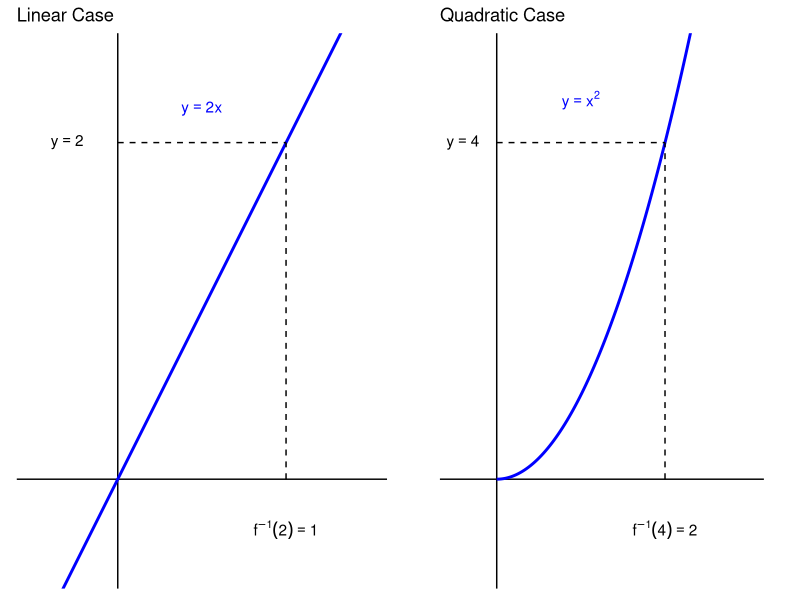
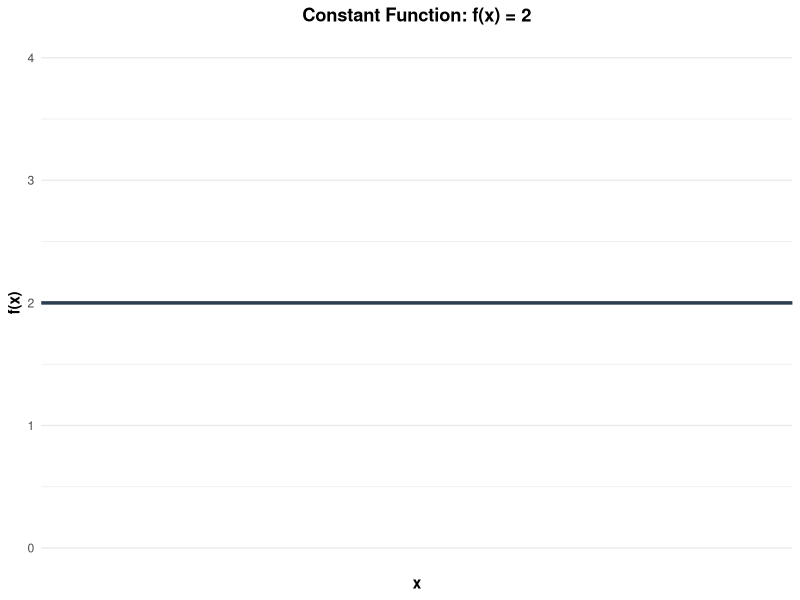
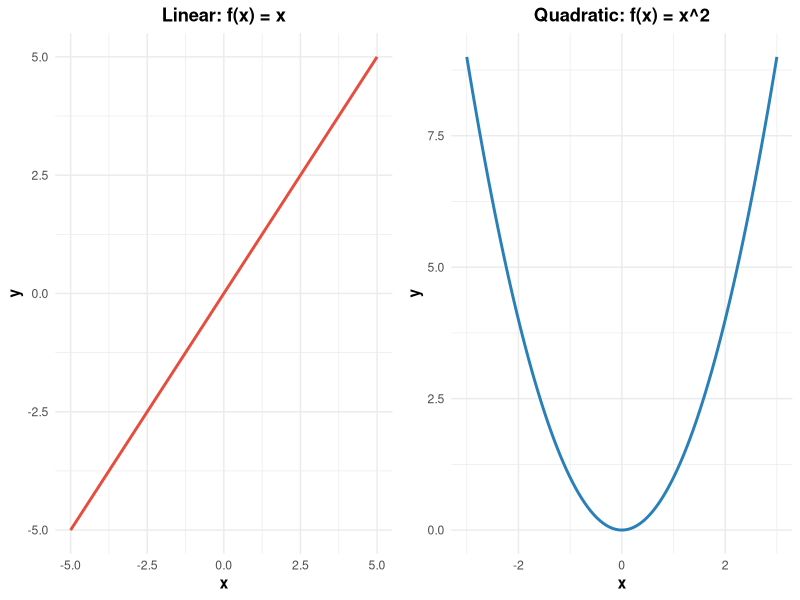
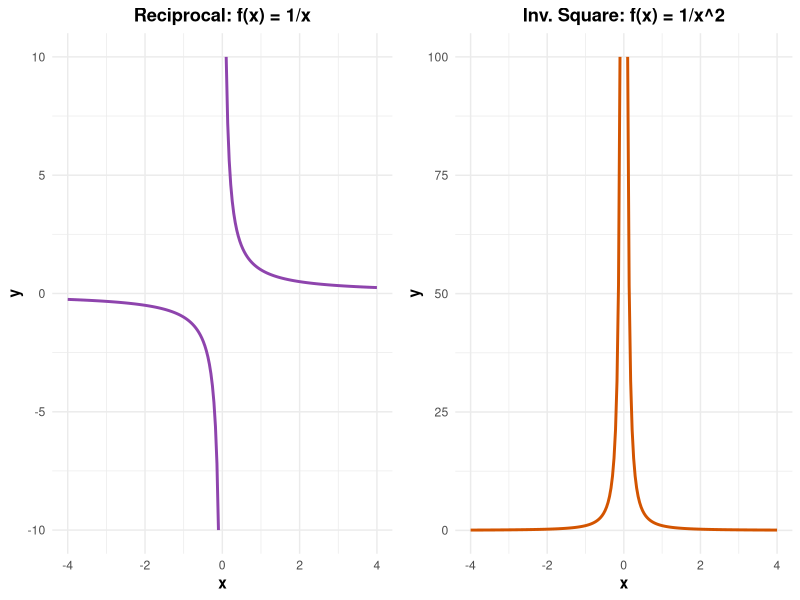
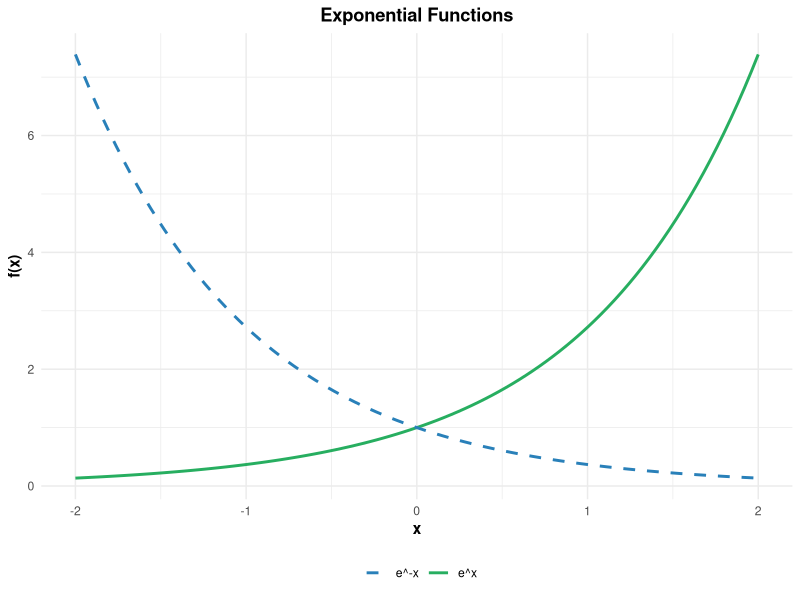
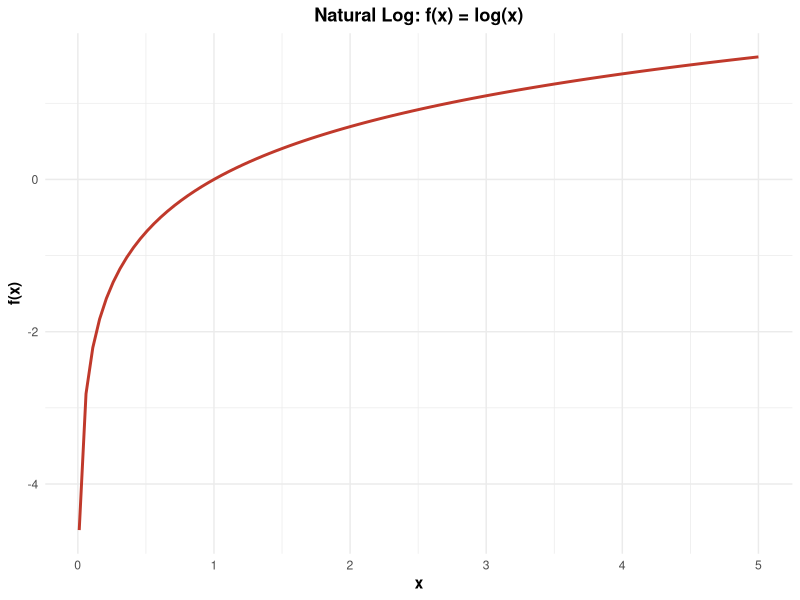
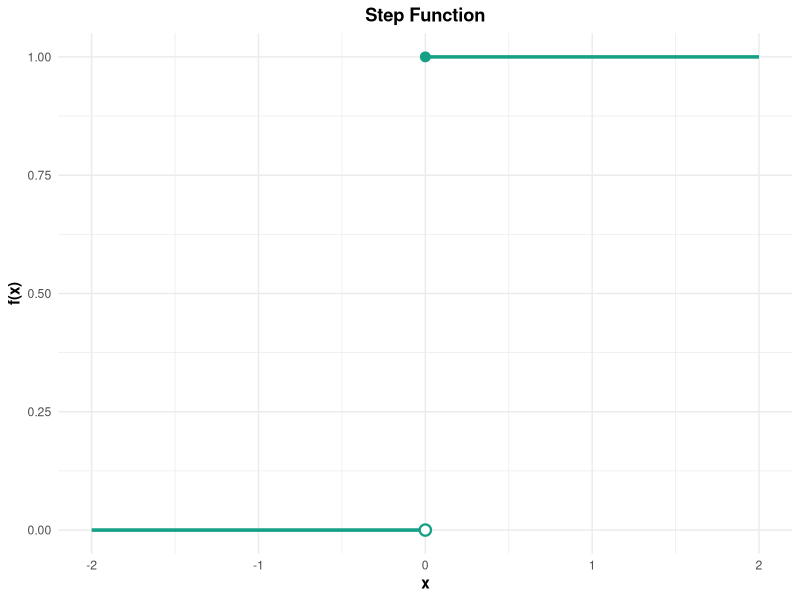
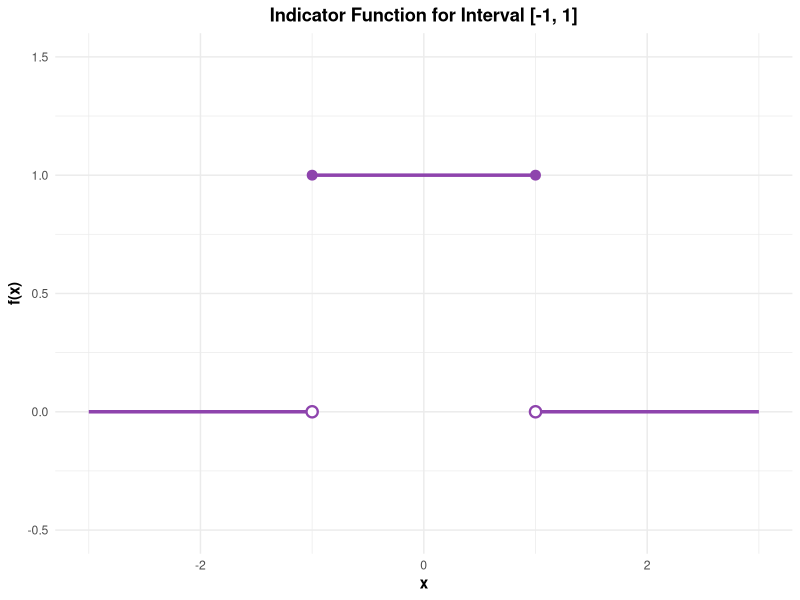

Source code (R) for these figures, in order:
## ---- chunk 1
# This chunk sets up the environment.
knitr::opts_chunk$set(echo = FALSE, warning = FALSE, message = FALSE, fig.align="center")

library(ggplot2)
library(gridExtra)

# Common plotting theme for consistency
common_theme <- theme_minimal() + 
                theme(axis.title = element_text(face="bold"),
                      plot.title = element_text(face="bold", hjust = 0.5))

## ---- chunk 2
library(ggplot2)
library(gridExtra)

# --- Plot 1: Linear Case (y = 2x) ---
df_linear <- data.frame(x = seq(-0.5, 1.5, length.out = 100))
df_linear$y <- 2 * df_linear$x

p1 <- ggplot() +
  geom_hline(yintercept = 0, color = "black") +
  geom_vline(xintercept = 0, color = "black") +
  geom_line(data = df_linear, aes(x, y), color = "blue", size = 1) +
  # Dashed lines for (1, 2)
  geom_segment(aes(x=0, y=2, xend=1, yend=2), linetype="dashed") +
  geom_segment(aes(x=1, y=0, xend=1, yend=2), linetype="dashed") +
  # Labels
  annotate("text", x=0.5, y=2.2, label="y == 2*x", parse=TRUE, color="blue") +
  annotate("text", x=-0.3, y=2, label="y == 2", parse=TRUE) +
  annotate("text", x=1, y=-0.3, label="f^{-1}*(2) == 1", parse=TRUE) +
  labs(title = "Linear Case") +
  coord_fixed(xlim=c(-0.5, 1.5), ylim=c(-0.5, 2.5)) +
  theme_minimal() +
  theme(axis.text=element_blank(), axis.title=element_blank(), panel.grid=element_blank())

# --- Plot 2: Quadratic Case (y = x^2) ---
df_quad <- data.frame(x = seq(0, 2.5, length.out = 100))
df_quad$y <- df_quad$x^2

p2 <- ggplot() +
  geom_hline(yintercept = 0, color = "black") +
  geom_vline(xintercept = 0, color = "black") +
  geom_line(data = df_quad, aes(x, y), color = "blue", size = 1) +
  # Dashed lines for (2, 4)
  geom_segment(aes(x=0, y=4, xend=2, yend=4), linetype="dashed") +
  geom_segment(aes(x=2, y=0, xend=2, yend=4), linetype="dashed") +
  # Labels
  annotate("text", x=1, y=4.5, label="y == x^2", parse=TRUE, color="blue") +
  annotate("text", x=-0.4, y=4, label="y == 4", parse=TRUE) +
  annotate("text", x=2, y=-0.6, label="f^{-1}*(4) == 2", parse=TRUE) +
  labs(title = "Quadratic Case") +
  coord_fixed(xlim=c(-0.5, 3), ylim=c(-1, 5)) +
  theme_minimal() +
  theme(axis.text=element_blank(), axis.title=element_blank(), panel.grid=element_blank())

# --- Combine them Side by Side ---
grid.arrange(p1, p2, ncol = 2)
## ---- chunk 3
ggplot(data.frame(x = c(-4, 4)), aes(x = x)) +
  geom_hline(yintercept = 2, color = "#2c3e50", size = 1.2) +
  labs(title = "Constant Function: f(x) = 2", y = "f(x)", x = "x") +
  ylim(0, 4) +
  common_theme
## ---- chunk 4
p1 <- ggplot(data.frame(x = c(-5, 5)), aes(x = x)) +
  stat_function(fun = function(x) x, color = "#e74c3c", size = 1) +
  labs(title = "Linear: f(x) = x") + common_theme

p2 <- ggplot(data.frame(x = c(-3, 3)), aes(x = x)) +
  stat_function(fun = function(x) x^2, color = "#2980b9", size = 1) +
  labs(title = "Quadratic: f(x) = x^2") + common_theme

grid.arrange(p1, p2, ncol = 2)
## ---- chunk 5
# We split the range to avoid R drawing a line connecting positive and negative infinity
p3 <- ggplot(data.frame(x = c(-4, 4)), aes(x = x)) +
  stat_function(fun = function(x) 1/x, xlim = c(-4, -0.1), color = "#8e44ad", size=1) +
  stat_function(fun = function(x) 1/x, xlim = c(0.1, 4), color = "#8e44ad", size=1) +
  labs(title = "Reciprocal: f(x) = 1/x") + common_theme

p4 <- ggplot(data.frame(x = c(-4, 4)), aes(x = x)) +
  stat_function(fun = function(x) 1/x^2, xlim = c(-4, -0.1), color = "#d35400", size=1) +
  stat_function(fun = function(x) 1/x^2, xlim = c(0.1, 4), color = "#d35400", size=1) +
  labs(title = "Inv. Square: f(x) = 1/x^2") + common_theme

grid.arrange(p3, p4, ncol = 2)
## ---- chunk 6
ggplot(data.frame(x = c(-2, 2)), aes(x = x)) +
  stat_function(fun = function(x) exp(x), aes(color = "e^x"), size = 1) +
  stat_function(fun = function(x) exp(-x), aes(color = "e^-x"), size = 1, linetype = "dashed") +
  scale_color_manual(name = "", values = c("e^x" = "#27ae60", "e^-x" = "#2980b9")) +
  labs(title = "Exponential Functions", y = "f(x)") +
  common_theme +
  theme(legend.position = "bottom")
## ---- chunk 7
ggplot(data.frame(x = c(0, 5)), aes(x = x)) +
  stat_function(fun = log, xlim = c(0.01, 5), color = "#c0392b", size = 1) +
  labs(title = "Natural Log: f(x) = log(x)", y = "f(x)") +
  common_theme
## ---- chunk 8
# Define the segments (start and end points for horizontal lines)
df_segments <- data.frame(
  x    = c(-2, 0),
  xend = c(0, 2),
  y    = c(0, 1),
  yend = c(0, 1)
)

ggplot() +
  # 1. Draw the horizontal lines
  geom_segment(data = df_segments, aes(x = x, xend = xend, y = y, yend = yend), 
               size = 1.2, color = "#16a085") +
  
  # 2. Hollow circle at (0,0) 
  # shape=21 allows us to use a white fill to hide the grid line behind it
  geom_point(aes(x = 0, y = 0), shape = 21, size = 3, 
             fill = "white", color = "#16a085", stroke = 1.2) +
  
  # 3. Filled circle at (0,1)
  geom_point(aes(x = 0, y = 1), shape = 19, size = 3, color = "#16a085") +
  
  labs(title = "Step Function", y = "f(x)") +
  common_theme
## ---- chunk 9
# Define the 3 horizontal segments
df_segments <- data.frame(
  x    = c(-3, -1, 1),
  xend = c(-1, 1, 3),
  y    = c(0, 1, 0),
  yend = c(0, 1, 0)
)

ggplot() +
  # 1. Draw the horizontal lines
  geom_segment(data = df_segments, aes(x = x, xend = xend, y = y, yend = yend), 
               size = 1.2, color = "#8e44ad") +
  
  # 2. Hollow circles (Limits approached from outside)
  # At (-1, 0) and (1, 0)
  geom_point(aes(x = c(-1, 1), y = c(0, 0)), 
             shape = 21, size = 3, fill = "white", color = "#8e44ad", stroke = 1.2) +
  
  # 3. Filled circles (Actual function values)
  # At (-1, 1) and (1, 1)
  geom_point(aes(x = c(-1, 1), y = c(1, 1)), 
             shape = 19, size = 3, color = "#8e44ad") +
  
  labs(title = "Indicator Function for Interval [-1, 1]", y = "f(x)") +
  ylim(-0.5, 1.5) +
  common_theme
